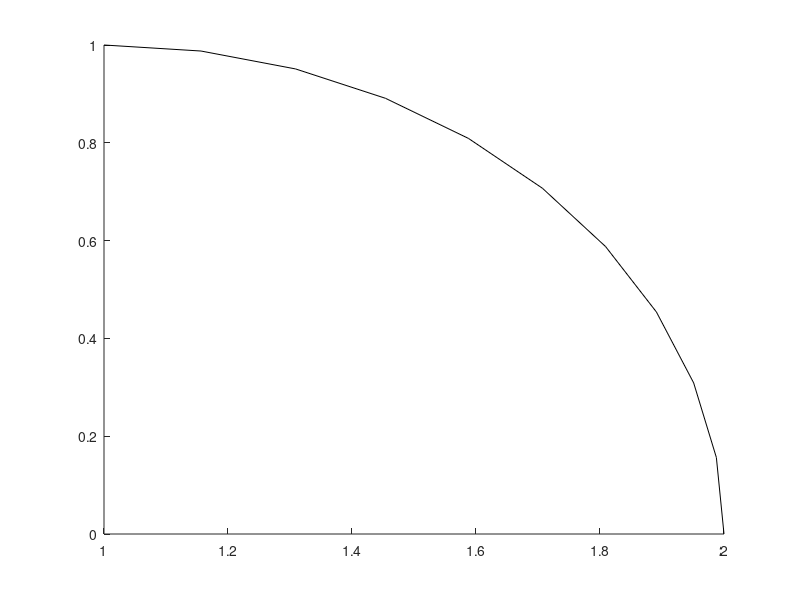

Write MATLAB code to recreate this figure. (Note: this script raises an error after producing the figure.)
function [] = q1c_2()

% find the nominal point after ut
theta0 = pi/2; %theta
x0 = [2; 0; theta0];
 global delT ;
 delT = 1;

 v1 = pi/2;
w1 = pi/2;
v2 = pi/2; 
w2 = -pi/2;

u1 = [v1,w1];
u2 = [v2,w2];

x1 = move(u1, delT, x0);
% x2 = move(u2, delT, x1);

draw_curve(x0, u1); 
% draw_curve(x1, u2);
hold on;

alpha1 =   [0.0001, 0.0001, 0.01, 0.0001, 0.0001, 0.0001]; 
alpha2 =  [0.005, 0.005, 0.0001, 0.0001, 0.0001, 0.0001];        

          
            

% draw the grid around the nominal point

figure(2);
step = 0.02;
tmp_x = -1:step:2; % making the x direction steps
tmp_y = 0:step:3; % making the y direction steps
tmp_z = zeros(length(tmp_x), length(tmp_y));
th = (1:360)*(2*pi/360);
old_location = [2, 0, pi/2];
for i = 1:length(tmp_x)
    for j = 1:length(tmp_y)
        prob = 0;
        for k = 1:length(th)
            curr_loc = [tmp_x(i), tmp_y(j), th(k)];
            prob = prob + motion_model_velocity(curr_loc,u1,old_location,alpha2);
        end
        tmp_z(i, j) = prob;
    end
end



figure(3);
[Y,X] = meshgrid(tmp_y,tmp_x);
Z = tmp_z;
pcolor(X, Y, Z);
shading interp;
colormap(flipud(gray))
hold on;
draw_curve(x0, u1); 
hold off;
end


function [output] = motion_model_velocity(x_c, u, x_old, alpha)
    global delta_t;
    x = x_old(1);
    y = x_old(2);
    theta = x_old(3);
    x_prime = x_c(1);
    y_prime = x_c(2);
    theta_prime = x_c(3);
    v = u(1);
    w = u(2);
    alpha_1 = alpha(1);
    alpha_2 = alpha(2);
    alpha_3 = alpha(3);
    alpha_4 = alpha(4);
    alpha_5 = alpha(5);
    alpha_6 = alpha(6);
    
    miu = 1/2 * ((x-x_prime)*cos(theta)+(y-y_prime)*sin(theta))/((y-y_prime)*cos(theta)-(x-x_prime)*sin(theta));
    x_star = (x+x_prime)/2 + miu * (y-y_prime);
    y_star = (y+y_prime)/2 + miu * (x_prime-x);
    r_star = sqrt((x-x_star)^2+(y-y_star)^2);
    delta_theta = atan2(y_prime-y_star, x_prime-x_star) - atan2(y-y_star, x-x_star);
    v_hat = delta_theta/delta_t*r_star;
    w_hat = delta_theta/delta_t;
    gamma_hat = (theta_prime-theta)/delta_t - w_hat;  
    p1 = prob(v-v_hat, alpha_1*v^2+alpha_2*w^2);
    p2 = prob(w-w_hat, alpha_3*v^2+alpha_4*w^2);
    p3 = prob(gamma_hat, alpha_5*v^2+alpha_6*w^2);
    output = p1*p2*p3;
end

function [xn] = move(u1, delT , xp)
    xn = xp + [(-u1(1)/u1(2))* sin(xp(3)) + (u1(1)/u1(2))*sin(xp(3)+ (u1(2)* delT)); 
            (u1(1)/u1(2))* cos(xp(3)) - (u1(1)/u1(2))*cos(xp(3) + (u1(2)* delT));
                u1(2)*delT ]; %checkAns
end

            
 function [] = draw_curve(initLoc, u1)
    delT= 1;
    preLoc = initLoc;
    n = 10;
    for i = 1:n
        postLoc = move(u1, 1/n * delT, preLoc);
        line([preLoc(1), postLoc(1)], [preLoc(2), postLoc(2)], 'Color','black');
        preLoc = postLoc;
    end
 end 

